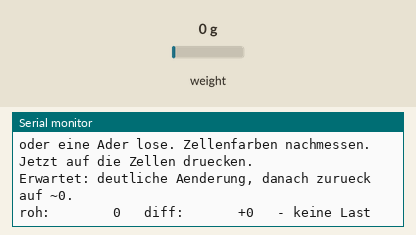
Recording of a sketch running on a simulated ESP32. On the bench: the last lines printed to the serial monitor. The inputs (shaded band) are chosen by the test bench; at power-on: weight on the scale 0 g.

Above: at 6.2 s.
6.3 s: weight on the scale set to 100 g
At 7.0 s:
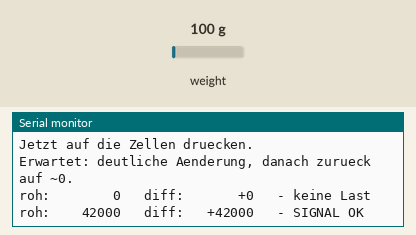
8.6 s: weight on the scale set to 1250 g
At 9.4 s:
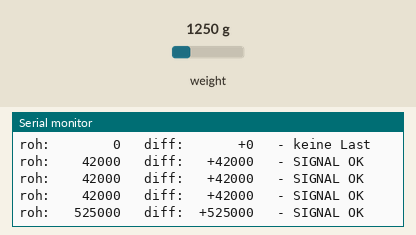
11.0 s: weight on the scale set to 2500 g
At 11.8 s:
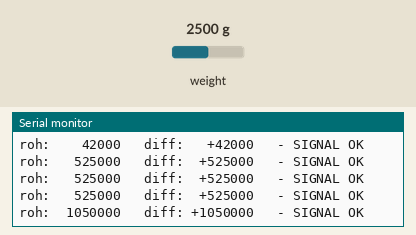

Measured:
- after the input at 6.3 s, the serial monitor: prints a new line at once (image 1)
- after the input at 8.6 s, the serial monitor: prints a new line after 0.12 s (image 2)
- after the input at 11.0 s, the serial monitor: prints a new line after 0.12 s (image 3)

The sketch:

esp32_hx711_4zellen_verbindungstest.ino
```cpp
#include "HX711.h"

const int DT_PIN  = 18;
const int SCK_PIN = 19;

HX711 scale;
long nullwert = 0;

void setup() {
  Serial.begin(115200);
  delay(1000);
  Serial.println("\n=== HX711 Verkabelungstest ===");

  scale.begin(DT_PIN, SCK_PIN);

  if (!scale.wait_ready_timeout(3000)) {
    Serial.println("FEHLER: keine Antwort vom HX711.");
    Serial.println("-> VCC an 3V3? GND verbunden?");
    Serial.println("-> VCC und VDD auf dem Modul gebrueckt?");
    Serial.println("-> DT an GPIO18, SCK an GPIO19 (nicht vertauscht)?");
    while (1) delay(1000);
  }
  Serial.println("HX711 antwortet. OK.");
  Serial.println("Waage jetzt NICHT beruehren...");
  delay(2000);

  nullwert = scale.read_average(20);
  Serial.printf("Nullwert: %ld\n", nullwert);

  if (nullwert == 0 || abs(nullwert) > 8000000L) {
    Serial.println("WARNUNG: Wert am Anschlag -> Bruecke falsch verschaltet");
    Serial.println("oder eine Ader lose. Zellenfarben nachmessen.");
  } else {
    Serial.println("Nullwert plausibel.");
  }

  Serial.println("\nJetzt auf die Zellen druecken.");
  Serial.println("Erwartet: deutliche Aenderung, danach zurueck auf ~0.\n");
}

void loop() {
  long roh = scale.read_average(5);
  long diff = roh - nullwert;

  Serial.printf("roh: %8ld   diff: %+8ld   ", roh, diff);

  if (abs(diff) < 500)         Serial.println("- keine Last");
  else if (abs(diff) < 5000)   Serial.println("- leichtes Signal");
  else                         Serial.println("- SIGNAL OK");

  delay(300);
}
```
